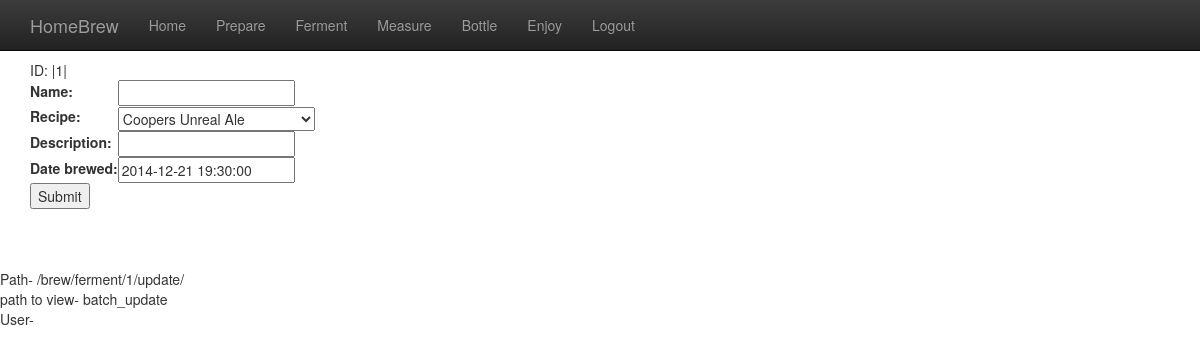
Page /brew/ferment/1/update/ on the committed database.
### brew/models.py (models this page shows, shortened)
class Batch(models.Model):
    class Meta:
        ordering = ['-date']
    name = models.CharField(max_length=100, blank=True, null=True)
    recipe = models.ForeignKey(Recipe)
    description = models.CharField(max_length=200, blank=True, null=True)
    date = models.DateTimeField('date brewed')

class Recipe(models.Model):
    class Meta:
        ordering = ['-date']
    def __str__(self):
        return self.name
    name = models.CharField(max_length=100)
    description = models.CharField(max_length=200, blank=True, null=True)
    ingredient = models.ManyToManyField(Ingredient)  # Refer above
    date = models.DateTimeField('date created', default=datetime.now)
    min_fermentation_days = models.IntegerField('guideline days in fermenter', default=7)
    min_bottled_days = models.IntegerField('min days in bottle', default=14)

### brew/views.py (the view)
# urls.py: url(r'^ferment/(?P<pk>\d+)/update/$', views.batch_update, name='batch_update'),
def batch_update(request, pk):
    if request.method == 'POST':
        b = Batch.objects.get(pk=pk)
        form = BatchForm(request.POST, instance=b)
        if form.is_valid():
            form.save()
            messages.add_message(request, messages.INFO, 'Updated Batch: ' + request.POST['name'])
            return redirect('brew:batch_index')
    else:
        b = Batch.objects.get(pk=pk)
        form = BatchForm(instance=b)
    return render(request, 'brew/batch_update.html', {'form': form})

### brew/models.py
class BatchForm(forms.ModelForm):
    class Meta:
        model = Batch
        fields = ['id', 'name', 'recipe', 'description', 'date']

### brew/templatetags/brew_extras.py (called while the page is built)
@register.simple_tag
def active_page(request, view_name):
    from django.core.urlresolvers import resolve, Resolver404
    if not request:
        return ""
    try:
        return "active" if resolve(request.path_info).url_name == view_name else ""
    except Resolver404:
        return ""

@register.filter
def tourl(value): # Only one argument.
    from django.core.urlresolvers import resolve, Resolver404
    return resolve(value).url_name

### brew/templates/brew/batch_update.html (shortened to what this page needs)
{% extends "brew/base.html" %}
{% block content %}
ID: |{{ form.instance.id }}|
<form action="{% url 'brew:batch_update' form.instance.id %}" method="post">
    <table>
    {{ form }}
    </table>
    <input type="submit" value="Submit" />
</form>
{% endblock %}

### brew/static/brew/style.css (style rules this page uses)
body { padding-top: 60px; padding-bottom: 40px; }

### rows in the picture
Batch: instance.id "1", recipe "Coopers Unreal Ale", date "2014-12-21 19:30:00"

### other values in the picture
{{ request.path_info }} "/brew/ferment/1/update/"
{{ request.path_info|tourl }} "batch_update"
